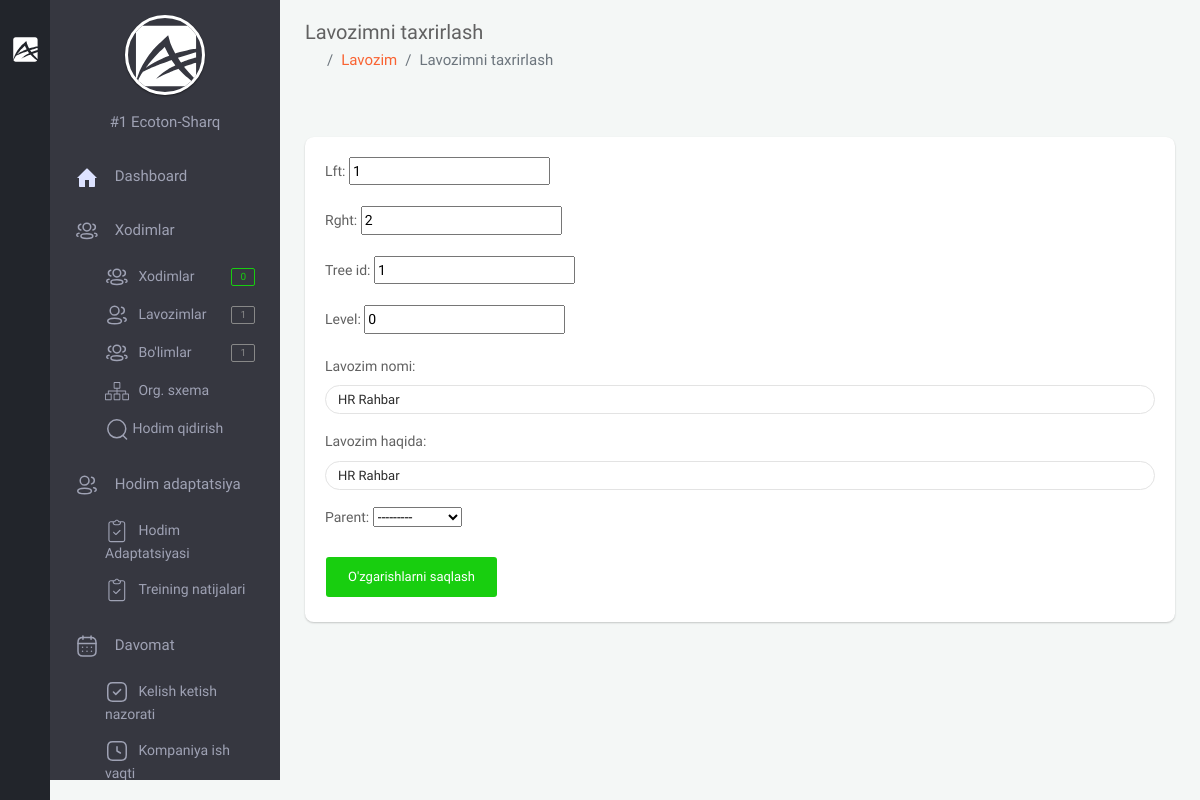
Page /backoffice/position/update/1 (signed in) on the committed database.
### app/models.py (models this page shows, shortened)
class User(AbstractUser):
    branch = models.ForeignKey(Branch, on_delete=models.CASCADE, null=True, blank=True, verbose_name="Filial")
    company = models.ForeignKey("Company", on_delete=models.CASCADE, null=True, blank=True, verbose_name='Kompaniya')
    is_director = models.BooleanField(default=True)
    created_at = models.DateTimeField(auto_now_add=True)
    class Meta:
        verbose_name_plural = "HR"

class Company(models.Model):
    name = models.CharField(max_length=100, verbose_name="Kompaniya nomi")
    phone = models.CharField(max_length=25, null=True, blank=True, verbose_name="Kompaniya telefon raqami")
    type = models.ForeignKey(TypeCompany, on_delete=models.CASCADE, null=True, blank=True,
                             verbose_name="Kompaniya turi")
    address = models.CharField(max_length=255, null=True, blank=True, verbose_name="Kompaniya manzili")
    creator = models.CharField(max_length=255, null=True, blank=True, verbose_name="Kompaniya asoschisi")
    text = RichTextUploadingField(null=True, blank=True, verbose_name="Kompaniya haqida qisqacha ma'lumot")
    video = models.FileField(upload_to='company/video/', null=True, blank=True,
                             verbose_name="Kompaniya haqida qisqacha video")
    info = models.TextField(null=True, blank=True, verbose_name="Bot uchun qisqacha ma'lumot")
    logo = models.ImageField(upload_to='company/image/', null=True, blank=True, verbose_name="Kompaniya logotipi")
    amount_of_staff = models.IntegerField(verbose_name="Hodimlar soni", default=1)
    created_at = models.DateTimeField(auto_now_add=True)
    def __str__(self):
        return f'#{self.id}  {self.name}'
    @property
    def logo_url(self):
        if self.logo and hasattr(self.logo, 'url'):
            return self.logo.url
    class Meta:
        ordering = ['-created_at']
        verbose_name_plural = "Kompaniya ma'lumotini qo'shish"

class Position(MPTTModel):
    name = models.CharField(max_length=255, verbose_name="Lavozim nomi")
    info = models.CharField(max_length=255, null=True, blank=True, verbose_name='Lavozim haqida')
    company = models.ForeignKey(Company, on_delete=models.CASCADE, verbose_name='Kompaniya')
    parent = TreeForeignKey('self', on_delete=models.CASCADE, null=True, blank=True, related_name='children')
    created_at = models.DateTimeField(auto_now_add=True)
    def __str__(self):
        return self.name
    class MPTTMeta:
        ordering = ['-created_at']
        verbose_name_plural = "Lavozim"

### backoffice/views.py (the view, shortened to what this page needs)
# urls.py: path('position/update/<int:pk>', views.PositionUpdateView.as_view(), name="position_update"),
class PositionUpdateView(LoginRequiredMixin, generic.UpdateView):
    template_name = 'backoffice/pages/department/update.html'
    form_class = forms.PositionModelForm
    model = models.Position
    success_url = reverse_lazy('position')

### backoffice/forms.py
class PositionModelForm(forms.ModelForm):
    class Meta:
        model = models.Position
        exclude = ('company',)
        widgets = {
            'name': forms.TextInput(attrs={'class': 'form-control'}),
            'info': forms.TextInput(attrs={'class': 'form-control'}),
        }

### backoffice/context_processors.py (called while the page is built, shortened)
def staff_amount(request):
    amount_staff = None
    if request.user.is_anonymous == False:
        company = request.user.company
        staff = models.Staff.objects.filter(company=company)
        amount_staff = staff.count()
    return {"amount_staff": amount_staff}

def position_amount(request):
    position_amounts = None
    if request.user.is_anonymous == False:
        company = request.user.company
        position = models.Position.objects.filter(company=company)
        position_amounts = position.count()
    return {
        'position_amounts': position_amounts
    }

def department_amount(request):
    department_amounts = None
    if request.user.is_anonymous == False:
        company = request.user.company
        department = models.Department.objects.filter(company=company)
        department_amounts = department.count()
    return {
        'department_amounts': department_amounts
    }

def bot_user_list_counter(request):
    department_amounts = None
    if request.user.is_anonymous == False:
        company = request.user.company
        department = models.NewStaff.objects.filter(company=company)
        department_amounts = department.count()
    return {
        'bot_user_list_counter': department_amounts
    }

def staff_gender_statistic(request):
    male = None
    female = None
    if request.user.is_anonymous == False and not request.user.is_superuser == True:
        company =request.user.company
        male = models.Staff.objects.filter(company=company, gender='male')
        female = models.Staff.objects.filter(company=company, gender='female')
        male = male.count()
        female = female.count()
        staff_amount = request.user.company.amount_of_staff
        width_male = int((100*male)/staff_amount)
        width_female = int((100*female)/staff_amount)
        return {
            "male_count": male,
            "female_count": female,
            "company_staff_count": staff_amount,
            "width_male": width_male,
            "width_female": width_female,
        }

### templates/backoffice/pages/department/update.html (shortened to what this page needs)
{% extends 'backoffice/base.html' %}
{% block content %}
    <section class="content home">
        <div class="container-fluid">
        <div class="block-header">
            <div class="row clearfix">
                <div class="col-lg-5 col-md-5 col-sm-12">
                    <h2>Lavozimni taxrirlash</h2>
                    <ul class="breadcrumb padding-0">
                        <li class="breadcrumb-item"><a href="{% url 'backoffice-main' %}"><i class="zmdi zmdi-home"></i></a></li>
                        <li class="breadcrumb-item active"><a href="{% url 'position' %}">Lavozim</a></li>
                        <li class="breadcrumb-item active">Lavozimni taxrirlash</li>
                    </ul>
                </div>
            </div>
        </div>
        <div class="row clearfix">
            <div class="col-lg-12">
                <div class="card">
                    <div class="header">
                    </div>
                    <div class="body">
                        <form action="" method="post" enctype="multipart/form-data">
                            {{ form.as_p }}
                            <button type="submit" class="btn btn-success waves-effect">O'zgarishlarni saqlash</button>
                        </form>
                    </div>
                </div>
            </div>
        </div>
    </div>
    </section>
{% endblock %}

### templates/backoffice/parts/minileftbar.html (shortened to what this page needs)
{% load static %}
<aside id="minileftbar" class="minileftbar">
    <ul class="menu_list">
        <li>
            <a href="javascript:void(0);" class="bars" style="display: inline;"></a>
            <a class="navbar-brand" href="{% url 'backoffice-main' %}"><img src="{% static 'backoffice/assets/images/logo.svg' %}" alt="Alpino"></a>
        </li>
        <li><a href="javascript:void(0);" class="menu-sm"><i class="zmdi zmdi-swap"></i></a></li>
        <li><a href="" title="Events"><i class="zmdi zmdi-calendar"></i></a></li>
        <li><a href="" title="Contact List"><i class="zmdi zmdi-account-box-phone"></i></a></li>
        <li><a href="javascript:void(0);" class="fullscreen" data-provide="fullscreen"><i
                class="zmdi zmdi-fullscreen"></i></a></li>
        <li class="power">
            <a href="{% url 'logout' %}" class="mega-menu"><i class="zmdi zmdi-power"></i></a>
        </li>
    </ul>
</aside>
<aside class="right_menu">
    <div id="leftsidebar" class="sidebar">
        <div class="menu">
            <ul class="list">
                <li>
                    <div class="user-info m-b-20">
                        <div class="image">
                        {% if request.user.company.logo_url %}
                            <a href="{% url 'company_update' request.user.company.id %}" class=" waves-effect waves-block"><img src="{% if request.user.company.logo_url %}{{ request.user.company.logo_url }}{% endif %}" alt="User" style="width: 100px;height: 100px;"></a>
                        {% else %}
                            <a href="{% url 'company_update' request.user.company.id %}" class=" waves-effect waves-block"><img src="{% static 'backoffice/assets/images/logo.svg' %}" alt="User"></a>
                        {% endif %}
                        </div>
                        <div class="detail">
                            <p style="color:#9FA2B4;">{{ request.user.company }}</p>
                        </div>
                    </div>
                </li>
                <li><a href="{% url 'backoffice-main' %}" class="toggled waves-effect waves-block">
                    <svg width="24" height="24" viewBox="0 0 24 24" fill="none" xmlns="http://www.w3.org/2000/svg">
                     <path d="M2 13L11.293 3.707C11.6835 3.31662 12.3165 3.31662 12.707 3.707L22 13H20V21C20 21.5523 19.5523 22 19 22H14V15H10V22H5C4.44772 22 4 21.5523 4 21V13H2Z" fill="#DDE2FF"/>
                    </svg>
                    <span>Dashboard</span>
                    </a>
                </li>
                <li><a href="javascript:void(0);" class="menu-toggle waves-effect waves-block toggled">
                    <span>Xodimlar</span></a>
                    <ul class="ml-menu" style="display: block;">
                        <li>
                                <a href="{% url 'staff' %}" class="waves-effect waves-block">
                                    <span>Xodimlar</span>
                                    <span class="badge badge-success float-right">{{ amount_staff }}</span>
                                </a>
                        </li>
                        <li>
                                <a href="{% url 'position' %}" class="waves-effect waves-block">
                                    <span>Lavozimlar</span>
                                    <span class="badge badge-default float-right">{{ position_amounts }}</span>
                                </a>
                        </li>
                        <li>
                                <a href="{% url 'department' %}" class="waves-effect waves-block">
                                    <span>Bo'limlar</span>
                                    <span class="badge badge-default float-right">{{ department_amounts }}</span>
                                </a>
                        </li>
                        <li>
                                <a href="{% url 'staff_org_system' %}" class="waves-effect waves-block">
                                    <span>Org. sxema</span>
                                </a>
                        </li>
                        <li>
                                <a href="{% url 'search_staff' %}" class="waves-effect waves-block">
                                    Hodim qidirish
                                </a>
                        </li>
                    </ul>
                </li>
                <li><a href="javascript:void(0);" class="menu-toggle waves-effect waves-block toggled">
                    <span>Hodim adaptatsiya</span></a>
                    <ul class="ml-menu" style="display: block;">
                        <li>
                            <a href="{% url 'training_info' %}" class=" waves-effect waves-block">
                                <span>Hodim Adaptatsiyasi</span>
                            </a>
                        </li>
                        <li>
                            <a href="{% url 'staff_training_answer' %}" class=" waves-effect waves-block">
                                <span>Treining natijalari</span>
                            </a>
                        </li>
                    </ul>
                </li>
                <li>
                    <a href="javascript:void(0);" class="menu-toggle waves-effect waves-block toggled">
                    <span>Davomat</span></a>
                    <ul class="ml-menu" style="display: block;">
                        <li>
                            <a href="{% url 'control_staff_flow' %}" class=" waves-effect waves-block">
                                <span>Kelish ketish nazorati</span>
                            </a>
                        </li>
                        <li>
                            <a href="{% url 'company_schedule' %}" class=" waves-effect waves-block">
                                <span>Kompaniya ish vaqti</span>
                            </a>
                        </li>
                    </ul>
                </li>
            </ul>
        </div>
    </div>
</aside>

### backoffice/static/backoffice/assets/css/color_skins.css (style rules this page uses)
.theme-black .minileftbar { background: #22252b }
.theme-black .minileftbar .menu_list li a { color: #afafaf }

### rows in the picture
User: user.company "#1 Ecoton-Sharq"
Position: lft "1", rght "2", tree_id "1", level "0", name "HR Rahbar", info "HR Rahbar", parent "---------"

### other values in the picture
{{ amount_staff }} "0"
{{ position_amounts }} "1"
{{ department_amounts }} "1"
